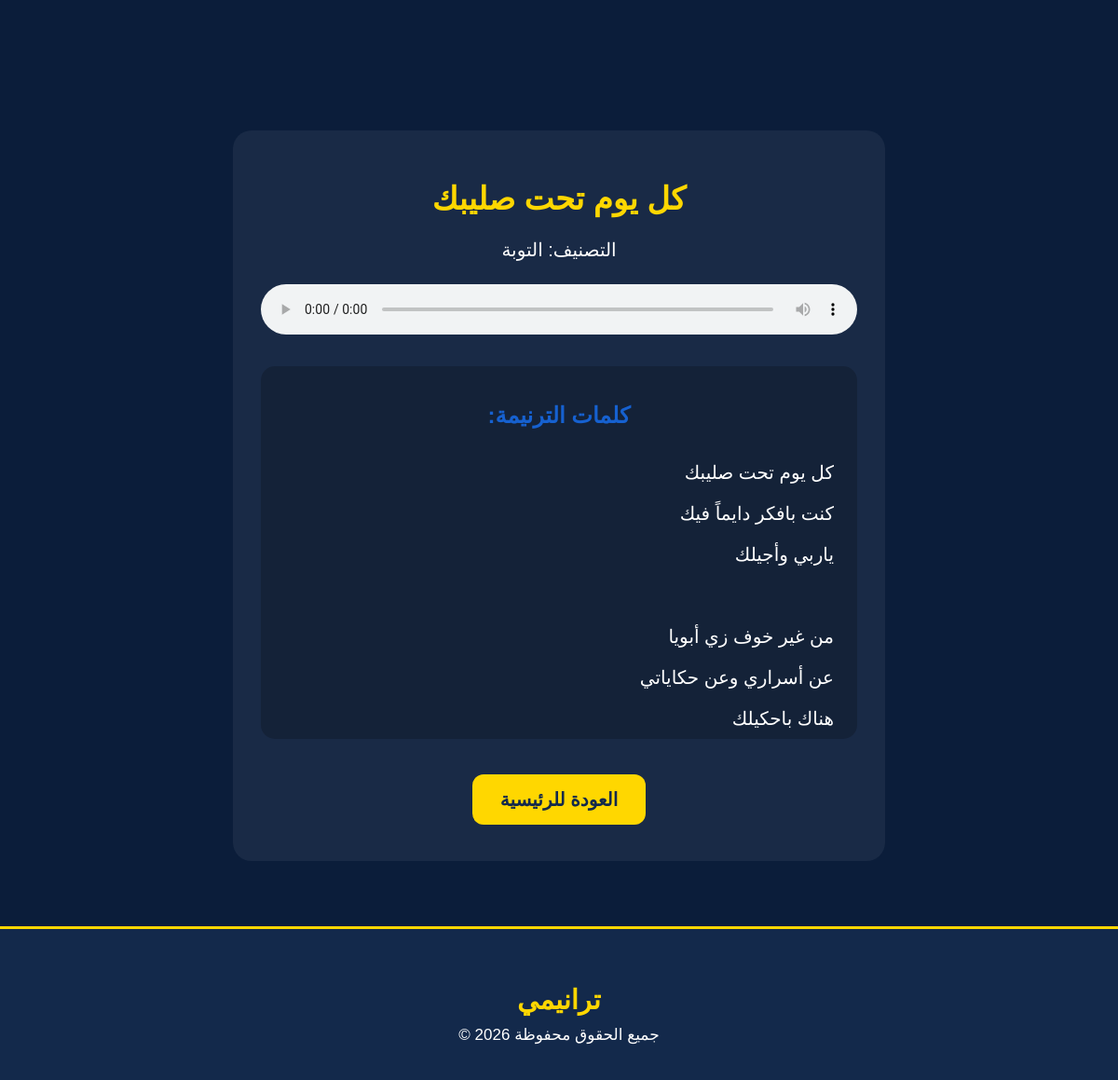
Page /today on the committed database.
### tables this page shows
CREATE TABLE hymns (
                id INTEGER PRIMARY KEY AUTOINCREMENT,
               title TEXT NOT NULL,
               category TEXT NOT NULL,
               audio TEXT,
               lyrics TEXT
               , favorite INTEGER DEFAULT 0);

### app.py (the view)
@app.route("/today")
def today():
    connection = sqlite3.connect(DATABASE)
    cursor = connection.cursor()
    cursor.execute("SELECT * FROM hymns")
    hymns = cursor.fetchall()
    if not hymns:
        connection.close()
        flash("لا توجد ترانيم حاليا")
        return redirect("/")
    hymn = random.choice(hymns)
    connection.close()
    return render_template("listen.html", hymn=hymn)

### templates/listen.html (shortened to what this page needs)
<!DOCTYPE html>
<html lang="ar" dir="rtl">
<head>
    <link rel="stylesheet" href="{{ url_for('static', filename='style.css') }}">
</head>
<body>
    <div class="listen-card">
        <h1>{{ hymn[1] }}</h1>
        <div class="category-box">
            التصنيف: {{ hymn[2] }}
        </div>
        <div class="audio-box">
            <audio controls>
                <source src="{{ url_for('static', filename='audio/' + hymn[3]) }}" type="audio/mpeg">
            </audio>
        </div>
        <div class="lyrics-box">
            <h2>كلمات الترنيمة:</h2>
            <p>{{ hymn[4] }}</p>
        </div>
            <br>
            <a href="/">
                <button type="button" class="main-btn">
                    العودة للرئيسية
                </button>
            </a>
    </div>
    <footer>
        <h3>ترانيمي</h3>
        <p>جميع الحقوق محفوظة 2026 &copy;</p>
    </footer>
</body>
</html>

### static/style.css (style rules this page uses)
* { box-sizing: border-box; }
body { background-color: #0b1d3a; color: white; text-align: center; font-family: Arial; margin: 0; padding-top: 100px; }
h1 { color: gold; font-size: 55px; }
p { font-size: 24px; }
button, .delete-btn, .fav-btn { padding: 14px 27px; font-size: 20px; border: none; border-radius: 12px; background: gold; color: #1b2a5a; cursor: pointer; font-weight: bold; transition: 0.3s; margin: 9px; }
.listen-card { max-width: 700px; margin: 40px auto; padding: 30px; background: rgba(255, 255, 255, 0.06); border-radius: 20px; text-align: center; }
.listen-card h1 { color: gold; font-size: 34px; }
.listen-card p { font-size: 19px; margin-bottom: 25px; }
.listen-card audio { width: 100%; }
.listen-card button { margin-top: 20px; }
.category-box { margin: 20px auto; font-size: 20px; }
.audio-box { margin: 25px auto; }
.lyrics-box { margin-top: 30px; padding: 20px; background: rgba(0, 0, 0, 0.2); border-radius: 15px; text-align: right; max-height: 400px; overflow-y: auto; }
.lyrics-box h2 { color: #1661d0; text-align: center; }
.lyrics-box p { white-space: pre-line; line-height: 2.2; font-size: 20px; color: white; margin: 0; padding: 5px; }
.main-btn { display: inline-block; background-color: gold; color: #13294b; text-decoration: none; padding: 15px 30px; border-radius: 12px; font-size: 20px; font-weight: bold; transition: 0.3s; margin-top: 20px; }
a { text-decoration: none; color: inherit; }
footer { background-color: #13294b; color: white; padding: 30px 20px; text-align: center; margin-top: 70px; border-top: 3px solid gold; }
footer h3 { color: gold; margin-bottom: 10px; font-size: 29px; }
footer p { font-size: 17px; margin: 8px 0; }

### rows in the picture
hymns: title "كل يوم تحت صليبك", category "التوبة", lyrics "كل يوم تحت صليبك كنت بافكر دايماً فيك ياربي وأجيلك من غير خوف زي أبويا عن أسراري وعن حكاياتي هناك باحكيلك…"
